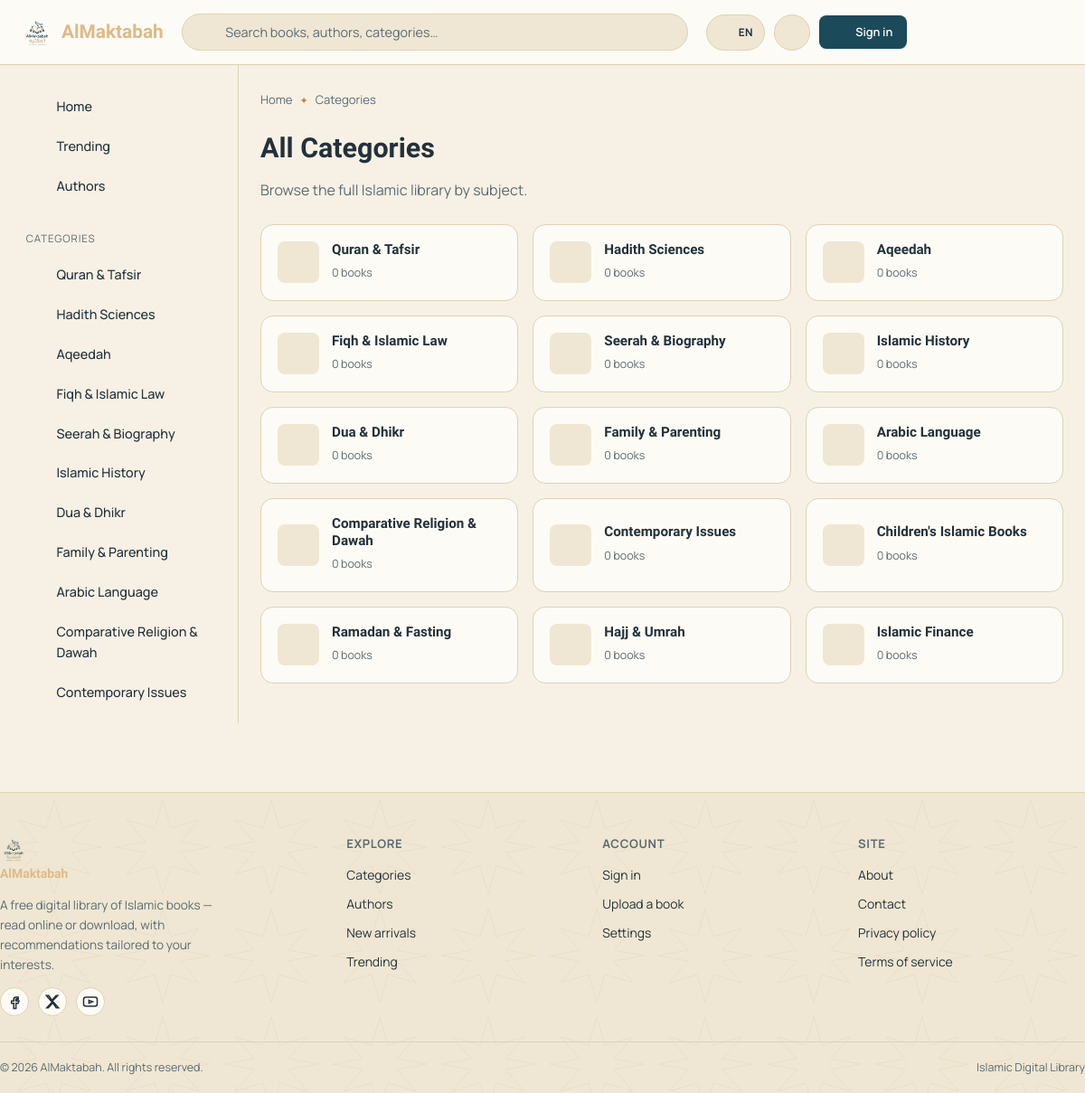
/categories.php, run on the app's committed database.
### tables this page shows
CREATE TABLE IF NOT EXISTS categories (
    id          INT UNSIGNED AUTO_INCREMENT PRIMARY KEY,
    parent_id   INT UNSIGNED DEFAULT NULL,
    name        VARCHAR(100) NOT NULL,
    slug        VARCHAR(120) NOT NULL UNIQUE,
    description TEXT DEFAULT NULL,
    icon        VARCHAR(50) NOT NULL DEFAULT 'book',
    sort_order  INT UNSIGNED NOT NULL DEFAULT 0,
    created_at  TIMESTAMP NOT NULL DEFAULT CURRENT_TIMESTAMP,
    FOREIGN KEY (parent_id) REFERENCES categories(id) ON DELETE SET NULL,
    INDEX idx_parent (parent_id)
);

### classes/I18n.php (called while the page is built, shortened)
<?php
class I18n
{
    private static array $strings = [];
    private static string $lang = 'en';
    private static bool $booted = false;
    public static function init(): void
    {
        if (self::$booted) return;
        self::$booted = true;
        self::$lang = self::resolveLang();
        $file = ROOT_PATH . '/languages/' . self::$lang . '.php';
        self::$strings = is_file($file) ? require $file : [];
    }
    private static function resolveLang(): string
    {
        return 'en';
    }
    public static function t(string $key, ?string $default = null): string
    {
        return self::$strings[$key] ?? $default ?? $key;
    }
}

### config/config.php (called while the page is built, shortened)
<?php
spl_autoload_register(function (string $class) {
    $path = __DIR__ . '/../classes/' . $class . '.php';
});
require_once __DIR__ . '/database.php';
require_once ROOT_PATH . '/includes/functions.php';

### classes/Database.php (called while the page is built, shortened)
<?php
class Database
{
    private static ?PDO $instance = null;
    public static function getInstance(): PDO
    {
        if (self::$instance === null) {
            $dsn = 'mysql:host=' . DB_HOST . ';dbname=' . DB_NAME . ';charset=' . DB_CHARSET;
            $options = [
                PDO::ATTR_ERRMODE            => PDO::ERRMODE_EXCEPTION,
                PDO::ATTR_DEFAULT_FETCH_MODE => PDO::FETCH_ASSOC,
                PDO::ATTR_EMULATE_PREPARES   => false,
            ];
            try {
                self::$instance = new PDO($dsn, DB_USER, DB_PASS, $options);
            } catch (PDOException $e) {
                error_log('Database connection failed: ' . $e->getMessage());
                http_response_code(500);
                die('Unable to connect to the database. Please check config/database.php and try again.');
            }
        }
        return self::$instance;
    }
    public static function fetchAll(string $sql, array $params = []): array
    {
        $stmt = self::getInstance()->prepare($sql);
        $stmt->execute($params);
        return $stmt->fetchAll();
    }
}

### classes/Category.php (called while the page is built, shortened)
<?php
class Category
{
    public static function topLevel(): array
    {
        return Database::fetchAll('SELECT * FROM categories WHERE parent_id IS NULL ORDER BY sort_order ASC, name ASC');
    }
    public static function withBookCounts(): array
    {
        return Database::fetchAll(
            "SELECT c.*, COUNT(b.id) AS book_count
             FROM categories c
             LEFT JOIN books b ON b.category_id = c.id AND b.status = 'approved'
             GROUP BY c.id
             ORDER BY c.sort_order ASC, c.name ASC"
        );
    }
}

### categories.php (the view, shortened to what this page needs)
<?php
require_once __DIR__ . '/config/config.php';
include __DIR__ . '/includes/head.php';
include __DIR__ . '/includes/header.php';
include __DIR__ . '/includes/sidebar.php';
$categories = Category::withBookCounts();
?>
<nav class="breadcrumbs"><a href="<?= url('index.php') ?>">Home</a><span class="crumb-sep">✦</span><span>Categories</span></nav>
<h1 class="page-title">All Categories</h1>
<p class="text-muted" style="margin-bottom:1.5rem;">Browse the full Islamic library by subject.</p>
<div class="category-chip-grid">
    <?php foreach ($categories as $cat): ?>
        <a class="category-chip" href="<?= url('category.php?id=' . $cat['id'] . '&slug=' . $cat['slug']) ?>">
            <span class="chip-icon"><?= icon($cat['icon']) ?></span>
            <span>
                <h3><?= e($cat['name']) ?></h3>
                <span class="chip-count"><?= (int) $cat['book_count'] ?> books</span>
            </span>
        </a>
    <?php endforeach; ?>
</div>
<?php include __DIR__ . '/includes/footer.php'; ?>

### includes/functions.php (shortened to what this page needs)
<?php
function e(?string $value): string
{
    return htmlspecialchars((string) $value, ENT_QUOTES, 'UTF-8');
}
function t(string $key, ?string $default = null): string
{
    return I18n::t($key, $default);
}
function url(string $path = ''): string
{
    $path = ltrim($path, '/');
    return rtrim(SITE_URL, '/') . '/' . $path;
}
function icon(string $name, string $class = ''): string
{
    $path = $icons[$name] ?? $icons['book'];
    return '<svg class="icon ' . e($class) . '" viewBox="0 0 24 24" fill="none" stroke="currentColor" stroke-width="1.8" stroke-linecap="round" stroke-linejoin="round" aria-hidden="true">' . $path . '</svg>';
}
    ?>

### includes/sidebar.php (shortened to what this page needs)
<?php
$currentScript = basename($_SERVER['SCRIPT_NAME'] ?? '');
$activeCategoryId = isset($_GET['id']) && $currentScript === 'category.php' ? (int) $_GET['id'] : null;
$topCategories = Category::topLevel();
?>
<aside class="app-sidebar">
    <div class="sidebar-section">
        <a class="sidebar-link <?= $currentScript === 'index.php' ? 'active' : '' ?>" href="<?= url('index.php') ?>"><?= icon('home') ?> <?= e(t('sidebar.home')) ?></a>
        <a class="sidebar-link <?= $currentScript === 'search.php' && ($_GET['sort'] ?? '') === 'popular' ? 'active' : '' ?>" href="<?= url('search.php?sort=popular') ?>"><?= icon('chart') ?> <?= e(t('sidebar.trending')) ?></a>
        <a class="sidebar-link <?= $currentScript === 'authors.php' ? 'active' : '' ?>" href="<?= url('authors.php') ?>"><?= icon('users') ?> <?= e(t('sidebar.authors')) ?></a>
    </div>
    <div class="sidebar-section">
        <div class="sidebar-label"><?= e(t('sidebar.categories')) ?></div>
        <?php foreach ($topCategories as $cat): ?>
            <a class="sidebar-link <?= $activeCategoryId === (int) $cat['id'] ? 'active' : '' ?>" href="<?= url('category.php?id=' . $cat['id'] . '&slug=' . $cat['slug']) ?>">
                <?= icon($cat['icon']) ?> <?= e($cat['name']) ?>
            </a>
        <?php endforeach; ?>
    </div>
</aside>
<main class="app-main" id="main-content">

### assets/css/style.css (style rules this page uses)
:root { --bg: #F6F1E4; --bg-alt: #EFE7D3; --bg-elevated: #FDFBF5; --text: #23313A; --text-muted: #5B6B72; --border: #DED2B4; --border-strong: #C9B98D; --primary: #1B4A5A; --primary-dark: #123640; --primary-light: #2D6577; --accent: #B9853F; --accent-light: #DDBB85; --accent-dark: #8E6529; --emerald: #1E5C4F; --danger: #B5473F; --danger-bg: #F7E6E3; --success: #3F7D5C; --success-bg: #E4EFE6; --font-display: 'Amiri', 'Noto Naskh Arabic', serif; --font-body: 'Manrope', -apple-system, BlinkMacSystemFont, sans-serif; --radius-sm: 8px; --radius-md: 14px; --radius-lg: 20px; --shadow-sm: 0 1px 2px rgba(18, 54, 64, 0.08); --shadow-md: 0 8px 24px -8px rgba(18, 54, 64, 0.22); --shadow-lg: 0 20px 48px -12px rgba(18, 54, 64, 0.30); --header-h: 72px; --sidebar-w: 264px; --container-w: 1280px; color-scheme: light; }
*, *::before, *::after { box-sizing: border-box; }
html { scroll-behavior: smooth; overflow-x: hidden; width: 100%; }
body { margin: 0; font-family: var(--font-body); background: var(--bg); color: var(--text); line-height: 1.6; -webkit-font-smoothing: antialiased; transition: background-color .25s ease, color .25s ease; overflow-x: hidden; width: 100%; }
img, svg, video, canvas { max-width: 100%; height: auto; }
a { color: inherit; text-decoration: none; }
h1, h2, h3, h4 { font-family: var(--font-display); font-weight: 700; line-height: 1.25; margin: 0 0 .5em; color: var(--text); }
.page-title { font-size: clamp(1.35rem, 1.05rem + 1.2vw, 1.9rem); }
p { margin: 0 0 1em; }
.icon { width: 20px; height: 20px; flex-shrink: 0; }
.crumb-sep { color: var(--accent); font-size: 11px; }
.btn .icon { width: 17px; height: 17px; }
.nav-search .icon { color: var(--text-muted); }
.lang-btn .icon { width: 17px; height: 17px; color: var(--accent-dark); }
html[data-theme="dark"] .lang-btn .icon, html[data-theme="auto"] .lang-btn .icon { color: var(--accent-light); }
.app-sidebar { width: var(--sidebar-w); flex-shrink: 0; padding: 24px 16px; border-right: 1px solid var(--border); position: sticky; top: var(--header-h); align-self: flex-start; height: calc(100vh - var(--header-h)); overflow-y: auto; }
.sidebar-section { margin-bottom: 1.75rem; }
.sidebar-label { font-size: .72rem; text-transform: uppercase; letter-spacing: .08em; color: var(--text-muted); padding: 0 .8rem; margin-bottom: .5rem; }
.sidebar-link { display: flex; align-items: center; gap: .85rem; padding: .65rem .8rem; border-radius: var(--radius-sm); font-size: .9rem; font-weight: 500; color: var(--text); width: 100%; border: none; background: none; font-family: var(--font-body); text-align: left; cursor: pointer; }
.sidebar-link .icon { color: var(--accent); }
.app-main { flex: 1; min-width: 0; padding: 28px 24px 60px; }
.category-chip-grid { display: grid; grid-template-columns: repeat(auto-fill, minmax(220px, 1fr)); gap: 16px; }
.category-chip { display: flex; align-items: center; gap: 14px; padding: 18px; background: var(--bg-elevated); border: 1px solid var(--border); border-radius: var(--radius-md); transition: border-color .2s ease, transform .2s ease; }
.category-chip .chip-icon { width: 46px; height: 46px; border-radius: var(--radius-sm); background: var(--bg-alt); color: var(--accent-dark); display: flex; align-items: center; justify-content: center; flex-shrink: 0; }
html[data-theme="dark"] .category-chip .chip-icon, html[data-theme="auto"] .category-chip .chip-icon { color: var(--accent-light); }
.category-chip h3 { font-size: .95rem; margin: 0 0 .15rem; }
.category-chip .chip-count { font-size: .78rem; color: var(--text-muted); }
.breadcrumbs { display: flex; align-items: center; gap: .5rem; font-size: .82rem; color: var(--text-muted); margin-bottom: 1.5rem; flex-wrap: wrap; }
.text-muted { color: var(--text-muted); }

### data on the page
categories: name "Quran & Tafsir", book_count "0"
categories: name "Hadith Sciences", book_count "0"
categories: name "Aqeedah", book_count "0"
categories: name "Fiqh & Islamic Law", book_count "0"
categories: name "Seerah & Biography", book_count "0"
categories: name "Islamic History", book_count "0"
categories: name "Dua & Dhikr", book_count "0"
categories: name "Family & Parenting", book_count "0"
categories: name "Arabic Language", book_count "0"
categories: name "Comparative Religion & Dawah", book_count "0"
categories: name "Contemporary Issues", book_count "0"
categories: name "Children's Islamic Books", book_count "0"
categories: name "Ramadan & Fasting", book_count "0"
categories: name "Hajj & Umrah", book_count "0"
categories: name "Islamic Finance", book_count "0"

### other printed values
SITE_NAME "AlMaktabah"
$currentLang "EN"
t('nav.sign_in') "Sign in"
t('sidebar.home') "Home"
t('sidebar.trending') "Trending"
t('sidebar.authors') "Authors"
t('sidebar.categories') "CATEGORIES"
setting('site_description') "A free digital library of Islamic books — read online or download, with recommendations tailored to your interests."
t('footer.explore') "EXPLORE"
t('footer.categories') "Categories"
t('footer.authors') "Authors"
t('footer.new_arrivals') "New arrivals"
t('footer.trending') "Trending"
t('footer.account') "ACCOUNT"
t('footer.sign_in') "Sign in"
